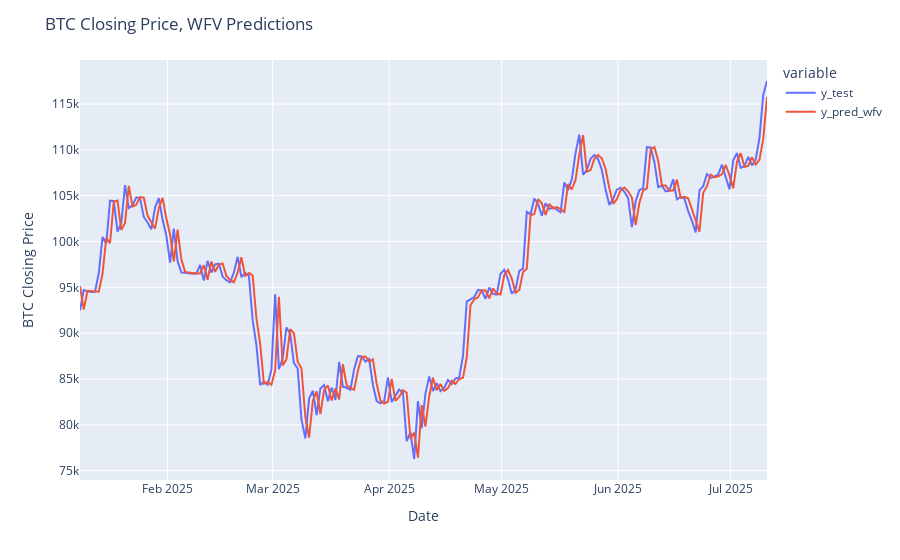

Notebook code for this chart:
### Code cell
# Plotting walk forward validation
fig = px.line(df_pred_test)
fig.update_layout(xaxis_title="Date",
                  yaxis_title="BTC Closing Price",
                  title="BTC Closing Price, WFV Predictions")
fig.show();

### Figure 1 — Plotly figure (JSON) as saved in the notebook; plotly's stock layout.template omitted (floating-point values rounded to 4 significant figures; data arrays with more than 128 entries replaced by an {"elided": "..."} marker saying what was removed)
{"data": [{"hovertemplate": "variable=y_test<br>index=%{x}<br>value=%{y}<extra></extra>", "legendgroup": "y_test", "line": {"color": "#636efa", "dash": "solid"}, "marker": {"symbol": "circle"}, "mode": "lines", "name": "y_test", "orientation": "v", "showlegend": true, "type": "scatter", "x": {"elided": "184 str values"}, "xaxis": "x", "y": {"elided": "184 float values"}, "yaxis": "y"}, {"hovertemplate": "variable=y_pred_wfv<br>index=%{x}<br>value=%{y}<extra></extra>", "legendgroup": "y_pred_wfv", "line": {"color": "#EF553B", "dash": "solid"}, "marker": {"symbol": "circle"}, "mode": "lines", "name": "y_pred_wfv", "orientation": "v", "showlegend": true, "type": "scatter", "x": {"elided": "184 str values"}, "xaxis": "x", "y": {"elided": "184 float values"}, "yaxis": "y"}], "layout": {"legend": {"title": {"text": "variable"}, "tracegroupgap": 0}, "margin": {"t": 60}, "title": {"text": "BTC Closing Price, WFV Predictions"}, "xaxis": {"anchor": "y", "domain": [0, 1], "title": {"text": "Date"}}, "yaxis": {"anchor": "x", "domain": [0, 1], "title": {"text": "BTC Closing Price"}}}}
